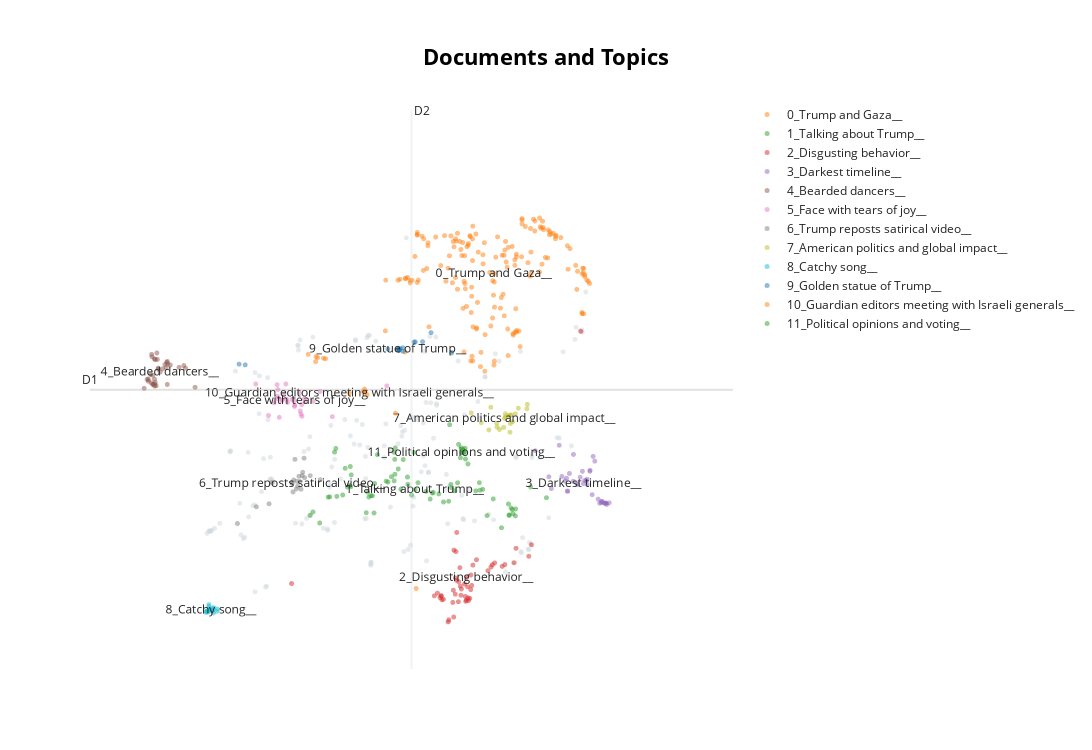
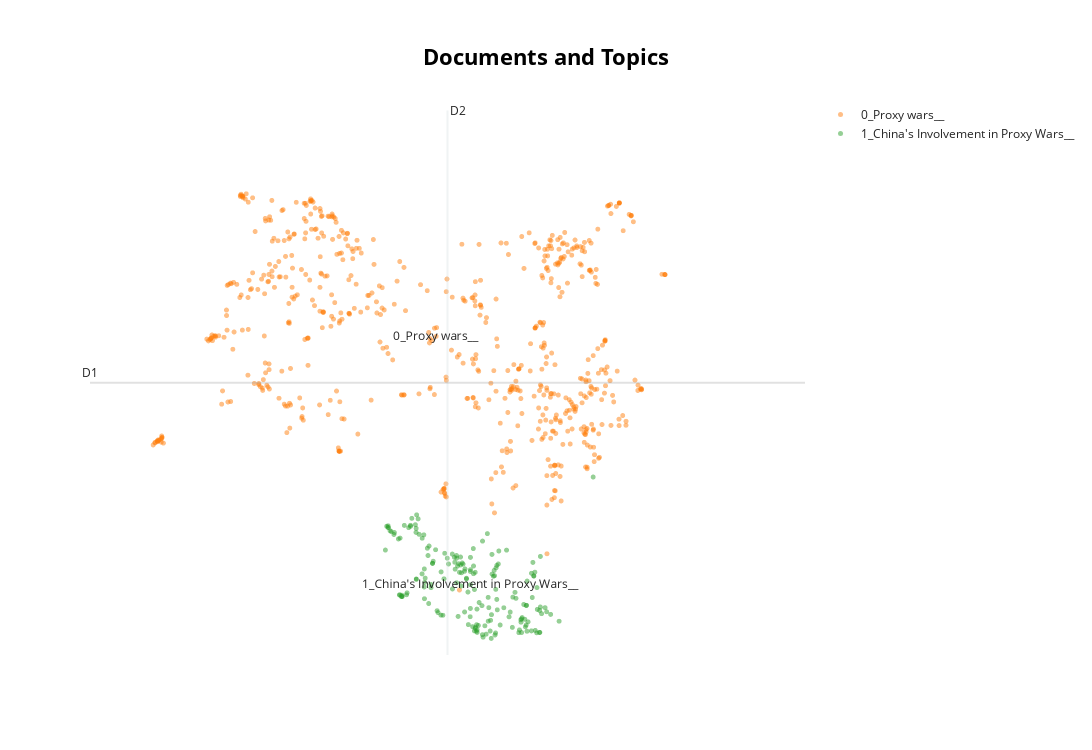

The code cell stored with these charts, in order, in its notebook:
### Code cell
for df_name, df in dfs1.items():
    print(f"Processing {df_name}...")
    topics, probs = topic_model.fit_transform(df['cleaned_text'].tolist())
    fig = topic_model.visualize_documents(docs=df['cleaned_text'].tolist(), topics=topics, custom_labels=df['text'].tolist())
    fig.show()

### Figure 1 — Plotly figure (JSON) as saved in the notebook; plotly's stock layout.template omitted (floating-point values rounded to 4 significant figures; data arrays with more than 128 entries replaced by an {"elided": "..."} marker saying what was removed)
{"data": [{"hoverinfo": "text", "hovertext": {"elided": "162 str values"}, "marker": {"color": "#CFD8DC", "opacity": 0.5, "size": 5}, "mode": "markers+text", "name": "other", "showlegend": false, "type": "scattergl", "x": {"elided": "162 float values"}, "y": {"elided": "162 float values"}}, {"hoverinfo": "text", "hovertext": {"elided": "165 str values"}, "marker": {"opacity": 0.5, "size": 5}, "mode": "markers+text", "name": "0_Trump and Gaza__", "text": {"elided": "165 str values"}, "textfont": {"size": 12}, "type": "scattergl", "x": {"elided": "165 float values"}, "y": {"elided": "165 float values"}}, {"hoverinfo": "text", "hovertext": ["all can see donlad trump is isolationist ha ha ha", "i like how trump trolls everyone", "hilarious troll by trump  surely no ones taking this seriously  if you are  get some help", "trump screams out all the best held secrets", "this is insanity beyond words", "what an embarrassment for the us to have a nutcase as president hes crazy", "i think its really funny", "xd how it is possible that us gov is so unhinged", "thank you trump youve made me lose enough brain cells to actually worry about anything anymore", "trump brings out the worst in everything", "this is so insane that i forgot that it actually happened", "in what bizarre universe is this guy ok to be a president", "i thought our president in kenya was nuts this one of the usa is utterly bonkers ", "my deepest heartfelt sympathy  for those who dont get the joke  reading the comment section you have to wonder how much of it is self projection", "it is not bizarre you are lying and you are evil", "all the worlds psychologists and psychiatrists need to cut the bs and tell it like it is to the planet", "anyone that fell for this troll is not safe to be out in public or by themselves you are a danger to society if you did not know trump was trolling you", "he will deceive the very elect", "sad day for satire because reality is doing satires job already", "this is beyond psychotic ", "yall are getting trolled so hard i cant stop laughing", "i miss when the onion was stupider than real politics", "sort of obvious hes making fun of a bad joke", "alright trump is still funny", "this is the most insane political gesture i have ever seen a qualified politician do", "trump sux and that is being polite", "question for peoples who voted trump are you sane", "trump really is certifiable isnt he it wasnt a question", "this is like how cartoons portray politicians", "typical donald trump behaviour why is anybody surprised", "trump is an absolute fool", "insane and evil  i dont even know what to say anymorethis seems like it would be an onion parody but its real  ive been saying that a lot recently", "the only explanation could be that he is senile otherwise this is not just absurd its frightening as its coming from a man with great power in his hands happy im a european right now and really worried about my us friends", "so bad or magnificent which donald", "smoke and mirrors to divert attention away from a budget that assaults the working class while giving tax cuts to the billionaire class", "what a joke of the president of the usa", "yall are forgetting trump is the one he can dodge bullets and make it look like he alsmot got shot", "omg trump has actually lost his mind i want to gouge my eyes out because i cant unsee it what a joke", "trumps team is trolling you and you fall for it", "i so love trumps sense of humor bring it on ", "fascinating how trumps instinct in the speech is to say this could be so bad tells you everything you need to know how he usually likes to talk", "finally a glimpse of sanity", "you all just got trolled by the goat", "im now convinced without a shadow of a doubt these guys not mentally well", "you calling it bizarre  is that the first word that came to your mind to describe this monstruosity  let me give you few adjectives you could have use instead  scary shameful disgusting ridiculous outrageousstop minimizing what is now a dangerous reality", "lets face the fact that the president of the us is a lunatic", "just so farfetched and nothing to do with reality", "does anyone see the satire", "trumps nonsense insanity is bringing many to their sanity senses i guess", "hopefully the rest of the usa realizes that this trump is  psycho", "the fact that trump posted this proves he doesnt understand sarcasm  irony and parody", "i never want to hear at least we now have a president that can speak coherently again because just no", "ok magas now do you see the true character of trump", "trump is totally unhinged it is absolutely necessary for him to leave power he is a danger to all humanity", "trump is like a cross between saddam hussein and a james bond villain", "the president of the usa lost his mind", "my ma loves trump but she never mentions when he does weird sht like this", "thank you donald for maintaining your stupidity so that we can definitely mark you down as the worst president the united states has had not once but twicesmiling_face_with_smiling_eyes", "hahah that is so trump", "he may be the president but there is nothing presidential about him hes an embarrassment", "what an odd thing to say", "he is totally insane ", "its nice to see the president is adapting to meme culture too bad the left cant trump can troll oh the agony", "trump have a sence of humor", "hes the worst president in the history of this country and today he had the nerve to throw a temper tantrum in the oval office and say zelensky was the one that made a mockery of the united states and the oval office its only been a month guys i knew he was going to be even worse this time around but i truly didnt predict him being worse than my wildest nightmares", "trump is my gf", null], "marker": {"opacity": 0.5, "size": 5}, "mode": "markers+text", "name": "1_Talking about Trump__", "text": ["", "", "", "", "", "", "", "", "", "", "", "", "", "", "", "", "", "", "", "", "", "", "", "", "", "", "", "", "", "", "", "", "", "", "", "", "", "", "", "", "", "", "", "", "", "", "", "", "", "", "", "", "", "", "", "", "", "", "", "", "", "", "", "", "", "", "1_Talking about Trump__"], "textfont": {"size": 12}, "type": "scattergl", "x": [8.758, 8.386, 8.369, 8.747, 10.45, 9.387, 7.682, 10.17, 8.843, 8.805, 10.39, 9.571, 9.618, 7.585, 10.48, 10.7, 8.417, 8.764, 7.927, 10.4, 8.348, 8.011, 7.543, 8.08, 9.56, 7.895, 9.976, 8.633, 9.09, 8.469, 8.939, 10.44, 9.454, 8.877, 9.028, 9.263, 8.748, 8.659, 8.436, 8.134, 8.507, 10.38, 8.46, 10.42, 10.49, 9.916, 10.93, 7.803, 10.02, 9.967, 7.826, 8.756, 8.709, 9.307, 8.997, 9.528, 8.12, 8.944, 8.046, 9.292, 10.28, 10.08, 8.127, 8.113, 9.205, 7.913, 9.048], "y": [8.201, 7.795, 7.883, 8.592, 7.498, 7.851, 7.333, 7.762, 7.937, 8.295, 7.467, 7.96, 7.906, 7.53, 7.459, 7.974, 7.819, 8.67, 7.807, 7.479, 7.516, 7.832, 7.467, 7.971, 8.02, 8.595, 7.917, 8.078, 8.051, 8.036, 8.151, 7.572, 7.707, 8.462, 8.59, 7.759, 8.083, 8.062, 7.818, 8.19, 8.549, 7.671, 7.511, 7.598, 7.583, 7.905, 7.782, 7.793, 7.932, 8.05, 7.799, 8.467, 8.156, 7.876, 7.83, 7.72, 8.339, 8.023, 8.307, 7.868, 7.248, 7.464, 7.979, 7.999, 7.896, 8.661, 7.926]}, {"hoverinfo": "text", "hovertext": ["this is really disturbing", "can any one defend this repulsive", "not sure how this could be any more offensive and wrong", "sick sick sick man", "he is worse than dwayne elizondo mountain dew herbert camacho", "gross truly a terrible day to have eyes", "threw up in my mouth", "ew ew ew nauseated_facenauseated_facenauseated_face", "first prize in ideas innovations and projects of shamelessness", "i thought nothing can beat skibidi toilett but thats insane", "absolutely no care for human decency", "this hits to hard", "whats wrong with him", "this man is sick beyond belief", "even if you put the immorality aside they guys just tacky", "this is beyond henous sick and disturbing  im horrified and embarrassed", "i just vomited  a little", "it is hard to believe this was not meant as a sick joke it must have been", "shameless just shameless nauseated_face", "this is a nightmare it cant be real what kind of man is him is he really so shameless", "as if dtrumph cannot be any more disgraceful", "a spectacle of disgrace at its finest", "sick to the core", "sickening the guy has absolutely no class", "this is hilarious but also disrespectful", "an embarressment to humanity whats left of it", "he needs medical attention asap", "disgusting beyond all limits no words", "that is the abomination of desolation", "do they have no shame", "sick and disgusting no words to describe this", "disappointed disturbing and disgusting", "that was painful to watch through", "k deadreally shame on you", "these people are sick", "this man is not well", "what a shame below zero", "this is the most cringe think i have ever seen", "this is actually the worst thing i have ever seen", "there are no words nauseated_face", "gross he is despicable", "idolatry at its most disgusting", "thumbs up thumbs_upmedium-light_skin_toneto show the idiocy and decadence  or thumbs down thumbs_down because of the idiocy and decadence", "you all are cooked sincerely", "i just threw up in my mouth", "ew what is that please", "disgraceful and sickening so callous its off the scale sad day", "he should be ashamed about those moobs", "this is vile beyond description", null], "marker": {"opacity": 0.5, "size": 5}, "mode": "markers+text", "name": "2_Disgusting behavior__", "text": ["", "", "", "", "", "", "", "", "", "", "", "", "", "", "", "", "", "", "", "", "", "", "", "", "", "", "", "", "", "", "", "", "", "", "", "", "", "", "", "", "", "", "", "", "", "", "", "", "", "2_Disgusting behavior__"], "textfont": {"size": 12}, "type": "scattergl", "x": [9.667, 10.19, 9.875, 9.71, 9.846, 9.587, 9.452, 9.423, 10.33, 9.772, 11.42, 9.688, 9.644, 9.694, 10.15, 9.704, 9.405, 9.595, 9.42, 9.799, 10.09, 10.29, 9.624, 9.859, 9.926, 10.47, 9.603, 9.831, 10.67, 10.13, 9.781, 9.768, 9.524, 9.622, 9.639, 9.632, 10.71, 9.6, 9.529, 9.367, 9.756, 10.49, 9.322, 7.279, 9.431, 9.804, 9.844, 9.672, 9.813, 9.785], "y": [5.93, 6.621, 6.582, 6.157, 6.405, 5.918, 5.974, 6.037, 6.592, 5.937, 10.75, 6.537, 7.164, 6.208, 6.59, 6.045, 6.002, 6.136, 6.032, 6.197, 6.483, 6.56, 6.355, 6.22, 6.678, 6.624, 6.849, 5.99, 6.74, 6.548, 5.957, 6.024, 5.571, 6.065, 6.312, 6.823, 6.947, 5.657, 5.609, 6.082, 6.247, 6.881, 6.036, 6.254, 5.965, 5.998, 6.146, 6.286, 5.952, 6.361]}, {"hoverinfo": "text", "hovertext": ["goofy comicbook supervillain behavior living in the dumbest timeline", "someone from the avengers  changed smth in the past because this is definitely a new timeline we didnt ask for", "it is not earth we are living on", "madness what is the world live in ", "only when you thought you have seen it all", "lets crowdfund a time machine everybody", "please tell me i am sleeping this cant be true i miss ", "bro we truly are in the darkest timeline", "its joeover  the west has fallen chat pensive_face", "niveau has left the world direction mars ", "i will never have been keep dreaming", "back to future  when biff tannen found the almanach and george mcfly is dead", "i want to think that all of this is a global candid camera joke run by either aliens or some prankster in the matrix", "ah this is the timeline in which the back to the future bully becomes powerful", "it was the best of times it was the blurst of times", "suddently cyberpunk doesn t feel like fiction anymore", "what happened with us i think that were living alternative reality", "since covid everything feels like a fever dream", "can i go to the real timeline now", "world war  is near", "this is what happens when know nothing know it alls take overwe are doomedcrying_face", "bro why tf are we living through a hoi mod playthrough", "we are in a time when the psychopaths are ruling the world sign for empires to collapse", "we truly are in a cyberpunk dystopia", "i am having issues waking up how long am i trapped in this dream", "hes so far gone", "this isnt a timeline its a timemaze", "it was feb  the year when the us fell  ", "we are living in the craziest timeline rn", "i dont want to live on this earthly plane anymore", "hunger games real life what a dysttopian time to live", "some one wake me up is this even the real world any more", "we are gunna see some crazy prophetic and ancient things returning in our lifetimes", "how often did i have to idiotically day to end in the plane of existence where this is reality", "you are dreaming kid", "this world is a prison", null], "marker": {"opacity": 0.5, "size": 5}, "mode": "markers+text", "name": "3_Darkest timeline__", "text": ["", "", "", "", "", "", "", "", "", "", "", "", "", "", "", "", "", "", "", "", "", "", "", "", "", "", "", "", "", "", "", "", "", "", "", "", "3_Darkest timeline__"], "textfont": {"size": 12}, "type": "scattergl", "x": [11.75, 11.73, 11.47, 11.0, 11.31, 11.82, 11.44, 11.72, 11.26, 11.55, 11.62, 11.78, 11.38, 11.78, 11.71, 11.23, 11.51, 11.23, 11.77, 10.77, 11.19, 11.58, 10.96, 11.36, 11.55, 11.31, 11.79, 11.69, 11.67, 11.51, 11.15, 11.41, 11.11, 11.5, 11.6, 11.22, 11.46], "y": [7.685, 7.712, 8.09, 7.946, 8.077, 7.691, 8.253, 7.719, 8.215, 8.272, 8.434, 7.685, 8.02, 7.687, 7.698, 7.9, 8.017, 7.899, 7.684, 8.62, 8.081, 7.837, 8.156, 8.033, 8.254, 8.555, 7.663, 7.685, 7.758, 8.113, 8.162, 8.148, 8.717, 8.088, 8.519, 8.13, 8.033]}, {"hoverinfo": "text", "hovertext": ["haha very funny guys ok now where are the cameras", "im not sure at  wheter the people there want to have bearded women", "in ww germans created funny images of yews with funny noses nothing bad with that we all laughed till we saw the next steps nothing bad showing a rebuild country where its bearded citizens entertain the world people with belly dances", "does he realize the women dancers have beards", "is anybody seeing the bearded ladies face_with_tears_of_joyface_with_tears_of_joyface_with_tears_of_joyface_with_tears_of_joyface_with_tears_of_joyface_with_tears_of_joyface_with_tears_of_joyface_with_tears_of_joyface_with_tears_of_joyface_with_tears_of_joyface_with_tears_of_joyface_with_tears_of_joy", "what are those guys with beards and dancing on womens dresses  are they trans or what ", "anyone see the trans woman bellydancers", "harem girls on the beach had full beards", "why does he have bearded women dancing", "why do the female dancers at  have beards this can only mean two things either the trump guys have secretly a heart for trans people  or this video has been assembled with the same meticulous care for detail typical for all of trumps actions", "i anyone else noticed that the two ladies dancing on the beach right after elon eating have beardsface_with_tears_of_joyface_with_tears_of_joyface_with_tears_of_joyface_with_tears_of_joyface_with_tears_of_joy", "so uhh are wegonna just ignore the beards on those girls dancing at  face_with_tears_of_joyface_with_tears_of_joy", "my favourite part is the bikini ladies with beards dancing on the beach", "why is no one discussing the bearded ladies belly dancing thinking_facethinking_facethinking_face", " these women have beards or better said men heads", "its the bearded dancers for meface_with_tears_of_joyface_with_tears_of_joy", "i just find it funny that trump shared a video with belly dancers with beards", "breaded belly dancers are next", " i guess even trump himself didnt expect men with full grown beard dressed up as women dancing on the beach", " love to see how happy these bearded men in bikinis are dancing face_with_tears_of_joy", "i would just like to point out  and say thats a nice detail for the ai to have included bearded bikini dancers were not on my bingo card for this weeks insanity but i will take whatever shimmer of lightheartedness i can get", "why do the women at  have beards face_with_tears_of_joy", "men in long beards dancing in genie costumes wait what face_with_open_mouth", "the dancing girls have beards thrown under the bus by ai", " those women with beard is most american think ever", "why do the beach belly dancers have full beardsout of control", "why do the belly dancers have beards face_with_tears_of_joy", " why do the men in drag look like the brothers from opal in sky", "yeah he really posted thiswomen with beards uhuh yeah thats totally something he would do", "why do the women have full beards", "question  why dancing men", "no body seen the guy dancers with full beards eyes", "belly dancers have beards at   thinking_face", "what the heck with the bearded trans girl dancing hahaha", null], "marker": {"opacity": 0.5, "size": 5}, "mode": "markers+text", "name": "4_Bearded dancers__", "text": ["", "", "", "", "", "", "", "", "", "", "", "", "", "", "", "", "", "", "", "", "", "", "", "", "", "", "", "", "", "", "", "", "", "", "4_Bearded dancers__"], "textfont": {"size": 12}, "type": "scattergl", "x": [5.898, 5.276, 5.5, 5.328, 5.543, 5.293, 5.296, 5.316, 5.229, 5.342, 5.669, 5.49, 5.466, 5.291, 5.328, 5.737, 5.319, 5.211, 5.269, 5.505, 5.484, 5.358, 5.761, 5.432, 5.351, 5.316, 5.371, 5.369, 5.229, 5.281, 5.169, 5.5, 5.262, 5.318, 5.397], "y": [9.75, 10.34, 10.21, 9.836, 10.15, 9.802, 9.803, 10.25, 9.897, 9.778, 10.1, 10.19, 10.15, 9.964, 10.25, 10.14, 9.771, 9.888, 9.83, 10.17, 10.1, 10.25, 10.09, 10.08, 10.36, 9.896, 10.07, 10.09, 9.859, 10.29, 9.732, 9.801, 9.978, 9.803, 10.02]}, {"hoverinfo": "text", "hovertext": ["the funniest thing is an anti trump company in la  and it went viral not in the way they meantface_with_tears_of_joyface_with_tears_of_joyface_with_tears_of_joy fail", "i love my presidentface_with_tears_of_joy", "these two are off their nuts face_with_tears_of_joy", "what is life crying_face", "locomotive without transformation there is no progressget on the train invite your friendwhere are seats left locomotive smiling_face_with_smiling_eyessmiling_face_with_smiling_eyessmiling_face_with_smiling_eyesjailhorse_face ", "hes got you guys buy the balls face_with_tears_of_joyface_with_tears_of_joyface_with_tears_of_joy", "they did say he was a disruptor face_with_tears_of_joy", "i have to see the facebook comments about this loudly_crying_face", "we got this before gtaface_with_tears_of_joy", "face_with_tears_of_joyface_with_tears_of_joyface_with_tears_of_joy america has become a joke", "it is possible face_with_tears_of_joy", "this is the best joke that even he fell for face_with_tears_of_joyface_with_tears_of_joyface_with_tears_of_joyface_with_tears_of_joyface_with_tears_of_joy", "im laughing hysterically for the first time in years", "kogo wyscie wybrali pouting_facepouting_facepouting_face", "did someone just wrote a storyface_with_tears_of_joy", "this is sick beyond what words could ever describe crying_face", "  face_with_tears_of_joy face_with_tears_of_joy face_with_tears_of_joy face_with_tears_of_joy", "this is idiocracy face_with_tears_of_joy", "i absolutely love the media falling for this one face_with_tears_of_joyface_with_tears_of_joyface_with_tears_of_joyface_with_tears_of_joy", "europe happily takes on refugees from the usface_with_tears_of_joy", "face_with_tears_of_joyface_with_tears_of_joyface_with_tears_of_joy love it clapping_handsclapping_handsclapping_handsbrilliant idea OK_hand", "this is hilarious face_with_tears_of_joy you have to hand it to him he is a provocateur with a great sense of humor face_with_tears_of_joy", "he just stopped himself from saying valuable and changed it to magnificent face_with_tears_of_joy", "hysterical this video makes me laugh every time i see it epic face_with_tears_of_joyred_heartface_with_tears_of_joyred_heart", "face_with_open_mouthface_with_open_mouthface_with_open_mouthface_with_open_mouththis is so bad he almost told the truth face_with_open_mouth", "omg i love it red_heartface_with_tears_of_joyred_heartface_with_tears_of_joy", "its in your dream both goatface_with_tears_of_joyface_with_tears_of_joyface_with_tears_of_joy", "he makes me laugh so hard  that level of sarcasm face_with_tears_of_joyface_with_tears_of_joy", null], "marker": {"opacity": 0.5, "size": 5}, "mode": "markers+text", "name": "5_Face with tears of joy__", "text": ["", "", "", "", "", "", "", "", "", "", "", "", "", "", "", "", "", "", "", "", "", "", "", "", "", "", "", "", "5_Face with tears of joy__"], "textfont": {"size": 12}, "type": "scattergl", "x": [7.588, 7.474, 7.284, 7.146, 7.197, 7.404, 7.324, 7.17, 6.948, 7.464, 7.078, 7.321, 7.103, 8.642, 7.139, 7.078, 7.207, 7.39, 7.424, 7.689, 7.072, 7.427, 7.221, 7.029, 7.862, 7.083, 6.766, 7.414, 7.319], "y": [9.5, 9.494, 9.532, 9.526, 9.809, 9.328, 9.431, 9.635, 9.248, 9.548, 9.591, 9.41, 9.215, 9.775, 9.512, 9.549, 9.537, 9.65, 9.442, 9.676, 9.797, 9.233, 9.48, 9.474, 9.227, 9.711, 9.809, 9.273, 9.515]}, {"hoverinfo": "text", "hovertext": ["trump himself has posted this does he not realise that this video is satire that portrays him as a authoritarian dictator like saddam gaddafi stalin etc that have portraits of themselves everywhere to oppress their power and elon musk as some oligarch henchman that relish showering themselves in the money they can make out of turning gaza into a millionaires playgroundguess the ego aspect of his personality took over his thinking that this was a praising of him and blinded him that this is in fact a protest", "is this real as in officially released by trump", "this is from b we dislike this video we dislike donald trump even more he is built like an orange get out donald trump", "this kind of videos can may be creats  version of hs to secure his own place so dont underestimate the humans feelings", "what a great video", "this is not from trump and is highly offensive please remove from your feed", "this video was a parody mocking trump his big ego and his bigly abrain which trump reposted as soon as he saw his bigly golden statue face_with_tears_of_joy", "wait i am so confused is this video from the white house or is this something a fan made and trump posted", "this videos is satire by someone unrelated to trump", "it was posted on truth social by his account", "did he delete this from his twitter account", "so disappointed in president trump for sharing this", "it must be a troll video surely to goodness i has to be", "kinda looks like president snow hmmm", "trump video horrible and very disrespectful as a  christian it sickens me   thousands of people have died men woman  children on the both sides  the video is beyond pathetic ", "is that really the president of the united states", "i would consider this a trump thing however at  im guessing thats not from or for  his folks", "that video is funny yall ones getting mad are taking it way too seriously its ai generated robot made it we cant fully orchestrate how an ai will make a video or image or whatever find humor in it jeez dancers with beards trump baloons i think its funny and cool to watch", "it was a satirical video unfortunately picked up by trump as beautiful horrific for the creator", "did trump really make this", null], "marker": {"opacity": 0.5, "size": 5}, "mode": "markers+text", "name": "6_Trump reposts satirical video__", "text": ["", "", "", "", "", "", "", "", "", "", "", "", "", "", "", "", "", "", "", "", "6_Trump reposts satirical video__"], "textfont": {"size": 12}, "type": "scattergl", "x": [7.366, 7.465, 7.309, 6.775, 6.504, 7.399, 7.283, 7.354, 7.413, 7.386, 7.431, 7.69, 6.957, 7.327, 7.299, 7.458, 7.546, 6.999, 7.347, 7.439, 7.287], "y": [7.99, 8.14, 8.097, 7.621, 7.323, 8.07, 8.055, 8.077, 7.934, 8.164, 8.177, 8.105, 7.674, 8.467, 7.886, 8.488, 8.175, 8.053, 7.94, 8.236, 8.034]}, {"hoverinfo": "text", "hovertext": ["oh americans what have you done to this world", "we did it to north america we can do it anywhere  america man", "america is on  autopilot mode", "make the world america again", "this is the most american dystopian thing i have ever seen", "feeling sorry that america is about to loose all its been working on for decades such a shame", "the united states of trump", "the united states is humiliating itself", "new british eara has come and control the world again", "america wants to be the villain so baaaaad", "you got what your voted for america is a very very lost dream now europe has to stand", "we have dogs running our country", "it only gets worse from here americans better get used to the taste of humble pie after the next four years it will take decades to redeem themselves internationally after trump", "lol murica is a dystopia", "why do americanstyle rap and music videos always make it hard to distinguish between druggies and rappers alike im really wonder about it", "the red light is burning america is truly on the brink of the abyss", "look at all these enemies of america saying how terrible it is", "american people you voted for trump and he will bring trouble to the whole world he will never leave the presidency all your taxes will be spent on the destruction of other countries", "this is the american dream speaking_headspeaking_headspeaking_head", "better than it is now no doubt the raging left will find a way to complain", null], "marker": {"opacity": 0.5, "size": 5}, "mode": "markers+text", "name": "7_American politics and global impact__", "text": ["", "", "", "", "", "", "", "", "", "", "", "", "", "", "", "", "", "", "", "", "7_American politics and global impact__"], "textfont": {"size": 12}, "type": "scattergl", "x": [10.38, 10.41, 10.44, 10.34, 10.53, 10.26, 10.22, 10.41, 10.13, 10.42, 10.22, 9.994, 10.32, 10.65, 10.65, 10.41, 10.48, 10.34, 9.851, 10.1, 10.33], "y": [9.246, 9.252, 9.137, 9.279, 9.378, 8.998, 9.109, 9.106, 9.394, 9.258, 9.042, 9.119, 9.035, 9.367, 9.446, 8.95, 9.278, 9.225, 9.294, 8.991, 9.195]}, {"hoverinfo": "text", "hovertext": ["i actually kinda like the song its catchy", "but why does the song have to be such a bop", "i enjoy the melody", "the song is catchy", "this song is so awesome", "the beat is quite sick ngl", "i need this song d", "song low key catchy af", "got to admit its a catchy tune", "here for the song", "where can i download the whole song", "but who is the artist of song", "this is insane but the music is nice lol", "it has the same chord progression as the agustus gloop song", "the song and ad is awesome", "im besotted with this piece of music really", null], "marker": {"opacity": 0.5, "size": 5}, "mode": "markers+text", "name": "8_Catchy song__", "text": ["", "", "", "", "", "", "", "", "", "", "", "", "", "", "", "", "8_Catchy song__"], "textfont": {"size": 12}, "type": "scattergl", "x": [6.212, 6.142, 6.072, 6.11, 6.149, 6.171, 6.077, 6.115, 6.15, 6.05, 6.057, 6.095, 6.218, 6.107, 6.095, 6.161, 6.124], "y": [5.76, 5.783, 5.771, 5.791, 5.821, 5.822, 5.745, 5.761, 5.768, 5.741, 5.76, 5.846, 5.797, 5.793, 5.878, 5.729, 5.785]}, {"hoverinfo": "text", "hovertext": ["people cannot afford eggs anymore and then this a golden statue of trump and elon musk throwing money into the air very smart message", "nope dont like the golden statue s of trump those are nothing but adols  other than that im all for trump", "the giant gold statue tells you all you need to know", "the trump statue made me lol", "guys this is prophecized there shall be no golden statues we must stop this", "mom mom look theres a shellno kim its a part of a human skullcan i take it home so i could use it as a halloween decorationah ok", "and now we know why trump needs the gold from fort knox", "what tf  did i just see skull", " literally a gold statue of our new lord and savior", "a gold statue of trump ridiculous", "this is most likely a trick deployed by the enemy theyre the only ones who create trump statues dont believe it its a trick to manipulate your emotions", "in the book of daniel  king nebuchadnezzar  had a golden statue put up just like this one", "i also want a trump balloon smiling_face_with_open_mouth_&_cold_sweat", "the donald trump statue will also speak face_with_tears_of_joy", "if biden made a golden statue of himself and called himself king and only hired people in his inner circlethe guardian would have no problem with that", null], "marker": {"opacity": 0.5, "size": 5}, "mode": "markers+text", "name": "9_Golden statue of Trump__", "text": ["", "", "", "", "", "", "", "", "", "", "", "", "", "", "", "9_Golden statue of Trump__"], "textfont": {"size": 12}, "type": "scattergl", "x": [8.822, 8.818, 9.032, 8.786, 9.155, 6.616, 8.876, 6.528, 9.05, 8.872, 8.816, 9.276, 8.81, 8.833, 9.57, 8.657], "y": [10.42, 10.41, 10.56, 10.43, 10.56, 10.15, 10.39, 10.16, 10.56, 10.45, 10.41, 10.72, 10.45, 10.44, 10.37, 10.43]}, {"hoverinfo": "text", "hovertext": ["i dont wanna be a wise guy  buddy you are actively shaking down the ukrainian president for your protection money you are a mobster", "guardian chief editor had a meeting with top i d f  staff one month into the  g e n o c i d e guardian  controlled opposition boycott gaurdian", "where was putin  why wasnt he in the video", "why are guardian editors meeting with isreali generals and promoting trumps disgusting tripe", "if russia posted a video like this about the us ukraine or europe would we be laughing", "bizarre the guardianonly bizarrewould you have said the same if putin published a video like that on ukrainehistory will tell who closed their eyes on genocides", "shouldnt the headline be guardian news shares bizarre ai generated video of trump gaza", "best thing on the guardian in years face_with_tears_of_joy", "this is nuts great reporting guardian", "wait until we see ones about the ukrainian minerals and business in russia", "pmsl this is brilliant outstanding af every guardian reader must watch this and post youtube videos of themselves having a hissy fit", "after disrespecting zelensky he is diverting attention of the people by disrespecting the middle east like someone who doesnt care anyone smiling_face_with_open_mouth_&_cold_sweat", "i should get pay for seeing this", null], "marker": {"opacity": 0.5, "size": 5}, "mode": "markers+text", "name": "10_Guardian editors meeting with Israeli generals__", "text": ["", "", "", "", "", "", "", "", "", "", "", "", "", "10_Guardian editors meeting with Israeli generals__"], "textfont": {"size": 12}, "type": "scattergl", "x": [8.363, 7.63, 8.303, 7.737, 8.331, 8.323, 7.765, 7.623, 7.652, 8.327, 7.518, 8.768, 9.062, 8.108], "y": [9.619, 10.3, 9.673, 10.27, 9.658, 9.718, 10.26, 10.21, 10.28, 9.68, 10.34, 9.289, 6.167, 9.65]}, {"hoverinfo": "text", "hovertext": ["i liked trump and wouldve voted for him if i was american but bruh what is this", "this man was voted by the majotity of people ib the us right okeee lets talk about alternatives to demoraty", "americans elected jimmy de santa from gta to run their country", "disgusting people running and ruining this country", "if you could have voted and didnt dont complain now", "american citizens voted for him face_with_tears_of_joyface_with_tears_of_joy unbelieveable", "maybe the ppl who vote trump should seem the pass", "please to any trump voter out there do you really think this is great please let me know", "what is more impressive is that there are still people supporting this beast", "i cant believe they voted for this man", "i am so glad i never voted for this fool this is beyond patheticsmh", "never forget who voted for this", "bet you wish youd voted now eh face_with_tears_of_joyface_with_tears_of_joyface_with_tears_of_joy", null], "marker": {"opacity": 0.5, "size": 5}, "mode": "markers+text", "name": "11_Political opinions and voting__", "text": ["", "", "", "", "", "", "", "", "", "", "", "", "", "11_Political opinions and voting__"], "textfont": {"size": 12}, "type": "scattergl", "x": [9.73, 9.755, 9.705, 9.656, 9.763, 9.717, 9.67, 9.542, 9.804, 9.769, 9.696, 9.744, 9.732, 9.714], "y": [8.648, 8.595, 8.674, 8.048, 8.664, 8.586, 8.734, 9.084, 8.385, 8.473, 8.495, 8.585, 8.636, 8.585]}], "layout": {"annotations": [{"showarrow": false, "text": "D1", "x": 4.393, "y": 9.706, "yshift": 10}, {"showarrow": false, "text": "D2", "x": 8.996, "xshift": 10, "y": 14.68}], "height": 750, "shapes": [{"line": {"color": "#CFD8DC", "width": 2}, "type": "line", "x0": 8.996, "x1": 8.996, "y0": 4.732, "y1": 14.68}, {"line": {"color": "#9E9E9E", "width": 2}, "type": "line", "x0": 4.393, "x1": 13.6, "y0": 9.706, "y1": 9.706}], "title": {"font": {"color": "Black", "size": 22}, "text": "<b>Documents and Topics</b>", "x": 0.5, "xanchor": "center", "yanchor": "top"}, "width": 1200, "xaxis": {"visible": false}, "yaxis": {"visible": false}}}

### Figure 2 — Plotly figure (JSON) as saved in the notebook; plotly's stock layout.template omitted (floating-point values rounded to 4 significant figures; data arrays with more than 128 entries replaced by an {"elided": "..."} marker saying what was removed)
{"data": [{"hoverinfo": "text", "hovertext": [null], "marker": {"color": "#CFD8DC", "opacity": 0.5, "size": 5}, "mode": "markers+text", "name": "other", "showlegend": false, "type": "scattergl", "x": [NaN], "y": [NaN]}, {"hoverinfo": "text", "hovertext": {"elided": "636 str values"}, "marker": {"opacity": 0.5, "size": 5}, "mode": "markers+text", "name": "0_Proxy wars__", "text": {"elided": "636 str values"}, "textfont": {"size": 12}, "type": "scattergl", "x": {"elided": "636 float values"}, "y": {"elided": "636 float values"}}, {"hoverinfo": "text", "hovertext": {"elided": "181 str values"}, "marker": {"opacity": 0.5, "size": 5}, "mode": "markers+text", "name": "1_China's Involvement in Proxy Wars__", "text": {"elided": "181 str values"}, "textfont": {"size": 12}, "type": "scattergl", "x": {"elided": "181 float values"}, "y": {"elided": "181 float values"}}], "layout": {"annotations": [{"showarrow": false, "text": "D1", "x": 4.918, "y": 6.586, "yshift": 10}, {"showarrow": false, "text": "D2", "x": 9.827, "xshift": 10, "y": 11.48}], "height": 750, "shapes": [{"line": {"color": "#CFD8DC", "width": 2}, "type": "line", "x0": 9.827, "x1": 9.827, "y0": 1.691, "y1": 11.48}, {"line": {"color": "#9E9E9E", "width": 2}, "type": "line", "x0": 4.918, "x1": 14.74, "y0": 6.586, "y1": 6.586}], "title": {"font": {"color": "Black", "size": 22}, "text": "<b>Documents and Topics</b>", "x": 0.5, "xanchor": "center", "yanchor": "top"}, "width": 1200, "xaxis": {"visible": false}, "yaxis": {"visible": false}}}
